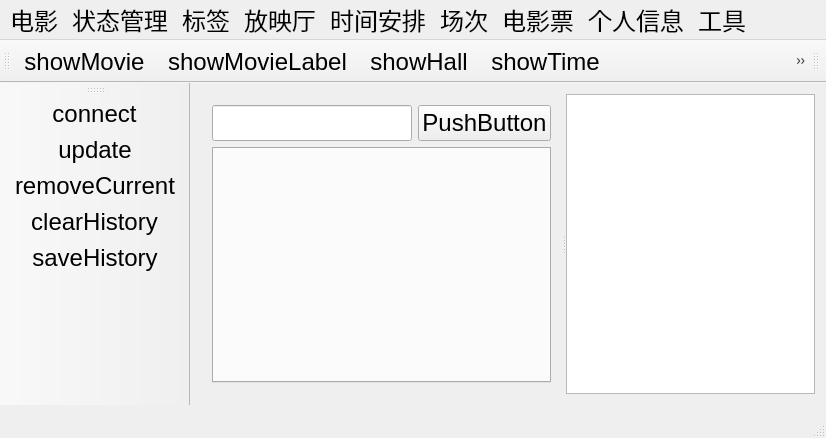
<?xml version="1.0" encoding="UTF-8"?>
<ui version="4.0">
 <class>AdminMainWindow</class>
 <widget class="QMainWindow" name="AdminMainWindow">
  <property name="geometry">
   <rect>
    <x>0</x>
    <y>0</y>
    <width>826</width>
    <height>428</height>
   </rect>
  </property>
  <property name="font">
   <font>
    <family>Microsoft YaHei UI</family>
    <pointsize>18</pointsize>
   </font>
  </property>
  <property name="windowTitle">
   <string>AdminMainWindow</string>
  </property>
  <property name="windowIcon">
   <iconset resource="icon.qrc">
    <normaloff>:/IconResource/lightning.png</normaloff>:/IconResource/lightning.png</iconset>
  </property>
  <widget class="QWidget" name="centralWidget">
   <layout class="QGridLayout" name="gridLayout">
    <item row="0" column="0">
     <widget class="QSplitter" name="splitter">
      <property name="orientation">
       <enum>Qt::Horizontal</enum>
      </property>
      <widget class="QWidget" name="gridLayoutWidget">
       <layout class="QGridLayout" name="displayLayout">
        <item row="0" column="0">
         <widget class="QLineEdit" name="ledtDirectory">
          <property name="text">
           <string/>
          </property>
         </widget>
        </item>
        <item row="0" column="1">
         <widget class="QPushButton" name="btnSearch">
          <property name="text">
           <string>PushButton</string>
          </property>
          <property name="icon">
           <iconset resource="icon.qrc">
            <normaloff>:/IconResource/search.png</normaloff>:/IconResource/search.png</iconset>
          </property>
         </widget>
        </item>
        <item row="1" column="0" colspan="2">
         <widget class="QTabWidget" name="tables">
          <property name="cursor">
           <cursorShape>PointingHandCursor</cursorShape>
          </property>
          <property name="tabShape">
           <enum>QTabWidget::Triangular</enum>
          </property>
          <property name="currentIndex">
           <number>-1</number>
          </property>
          <property name="movable">
           <bool>true</bool>
          </property>
         </widget>
        </item>
       </layout>
      </widget>
      <widget class="QPlainTextEdit" name="stateArea">
       <property name="minimumSize">
        <size>
         <width>150</width>
         <height>300</height>
        </size>
       </property>
       <property name="readOnly">
        <bool>true</bool>
       </property>
      </widget>
     </widget>
    </item>
   </layout>
  </widget>
  <widget class="QMenuBar" name="menuBar">
   <property name="geometry">
    <rect>
     <x>0</x>
     <y>0</y>
     <width>826</width>
     <height>26</height>
    </rect>
   </property>
   <widget class="QMenu" name="muMovie">
    <property name="title">
     <string>电影</string>
    </property>
    <addaction name="actShowMovie"/>
    <addaction name="actModifyMovie"/>
    <addaction name="actAddMoive"/>
    <addaction name="actRemoveMovie"/>
   </widget>
   <widget class="QMenu" name="muTicket">
    <property name="title">
     <string>电影票</string>
    </property>
    <addaction name="actShowTicket"/>
    <addaction name="actModifyTicket"/>
    <addaction name="actAddTicket"/>
    <addaction name="actRemoveTicket"/>
   </widget>
   <widget class="QMenu" name="muHall">
    <property name="title">
     <string>放映厅</string>
    </property>
    <addaction name="actShowHall"/>
    <addaction name="actNewHall"/>
    <addaction name="actRemoveHall"/>
    <addaction name="actRepairHall"/>
   </widget>
   <widget class="QMenu" name="muInfo">
    <property name="title">
     <string>个人信息</string>
    </property>
   </widget>
   <widget class="QMenu" name="menu">
    <property name="title">
     <string>场次</string>
    </property>
    <addaction name="actShowStage"/>
    <addaction name="actModifyStage"/>
    <addaction name="actAddStage"/>
    <addaction name="actRemoveStage"/>
   </widget>
   <widget class="QMenu" name="muTool">
    <property name="title">
     <string>工具</string>
    </property>
    <addaction name="actReConnectDB"/>
    <addaction name="actUpdate"/>
    <addaction name="separator"/>
    <addaction name="actClearHistory"/>
    <addaction name="actSaveHistory"/>
   </widget>
   <widget class="QMenu" name="muLabel">
    <property name="title">
     <string>标签</string>
    </property>
    <addaction name="actShowMovieLabel"/>
    <addaction name="actAddMovieLabel"/>
    <addaction name="actRemoveMovieLabel"/>
    <addaction name="separator"/>
    <addaction name="actShowLabel"/>
    <addaction name="actAddLabel"/>
    <addaction name="actRemoveLabel"/>
   </widget>
   <widget class="QMenu" name="menu_2">
    <property name="title">
     <string>时间安排</string>
    </property>
    <addaction name="actShowTime"/>
    <addaction name="actModifyTime"/>
    <addaction name="actAddTime"/>
    <addaction name="actRemoveTime"/>
   </widget>
   <widget class="QMenu" name="muState">
    <property name="title">
     <string>状态管理</string>
    </property>
    <addaction name="actShowPlayState"/>
    <addaction name="actAddPlayState"/>
    <addaction name="actRemovePlayState"/>
    <addaction name="separator"/>
    <addaction name="actShowSellState"/>
    <addaction name="actAddSellState"/>
    <addaction name="actRemoveSellState"/>
   </widget>
   <addaction name="muMovie"/>
   <addaction name="muState"/>
   <addaction name="muLabel"/>
   <addaction name="muHall"/>
   <addaction name="menu_2"/>
   <addaction name="menu"/>
   <addaction name="muTicket"/>
   <addaction name="muInfo"/>
   <addaction name="muTool"/>
  </widget>
  <widget class="QToolBar" name="mainToolBar">
   <attribute name="toolBarArea">
    <enum>TopToolBarArea</enum>
   </attribute>
   <attribute name="toolBarBreak">
    <bool>false</bool>
   </attribute>
   <addaction name="actShowMovie"/>
   <addaction name="actShowMovieLabel"/>
   <addaction name="actShowHall"/>
   <addaction name="actShowTime"/>
   <addaction name="actShowPlayState"/>
   <addaction name="actShowStage"/>
   <addaction name="actShowTicket"/>
  </widget>
  <widget class="QStatusBar" name="statusBar">
   <property name="maximumSize">
    <size>
     <width>16777215</width>
     <height>40</height>
    </size>
   </property>
  </widget>
  <widget class="QToolBar" name="tbVertical">
   <property name="windowTitle">
    <string>toolBar</string>
   </property>
   <attribute name="toolBarArea">
    <enum>LeftToolBarArea</enum>
   </attribute>
   <attribute name="toolBarBreak">
    <bool>false</bool>
   </attribute>
   <addaction name="actReConnectDB"/>
   <addaction name="actUpdate"/>
   <addaction name="actRemoveCurrent"/>
   <addaction name="actClearHistory"/>
   <addaction name="actSaveHistory"/>
  </widget>
  <widget class="QToolBar" name="toolBar">
   <property name="windowTitle">
    <string>toolBar</string>
   </property>
   <attribute name="toolBarArea">
    <enum>TopToolBarArea</enum>
   </attribute>
   <attribute name="toolBarBreak">
    <bool>false</bool>
   </attribute>
  </widget>
  <action name="actReConnectDB">
   <property name="icon">
    <iconset resource="icon.qrc">
     <normaloff>:/IconResource/connect.png</normaloff>:/IconResource/connect.png</iconset>
   </property>
   <property name="text">
    <string>connect</string>
   </property>
   <property name="shortcut">
    <string>Alt+C</string>
   </property>
  </action>
  <action name="actShowMovie">
   <property name="icon">
    <iconset resource="icon.qrc">
     <normaloff>:/IconResource/movie.png</normaloff>:/IconResource/movie.png</iconset>
   </property>
   <property name="text">
    <string>showMovie</string>
   </property>
   <property name="shortcut">
    <string>Alt+M</string>
   </property>
  </action>
  <action name="actShowMovieLabel">
   <property name="icon">
    <iconset resource="icon.qrc">
     <normaloff>:/IconResource/label.png</normaloff>:/IconResource/label.png</iconset>
   </property>
   <property name="text">
    <string>showMovieLabel</string>
   </property>
   <property name="shortcut">
    <string>Alt+L</string>
   </property>
  </action>
  <action name="actShowHall">
   <property name="icon">
    <iconset resource="icon.qrc">
     <normaloff>:/IconResource/hall.png</normaloff>:/IconResource/hall.png</iconset>
   </property>
   <property name="text">
    <string>showHall</string>
   </property>
   <property name="shortcut">
    <string>Alt+H</string>
   </property>
  </action>
  <action name="actClearHistory">
   <property name="icon">
    <iconset resource="icon.qrc">
     <normaloff>:/IconResource/clear.png</normaloff>:/IconResource/clear.png</iconset>
   </property>
   <property name="text">
    <string>clearHistory</string>
   </property>
  </action>
  <action name="actSaveHistory">
   <property name="icon">
    <iconset resource="icon.qrc">
     <normaloff>:/IconResource/save.png</normaloff>:/IconResource/save.png</iconset>
   </property>
   <property name="text">
    <string>saveHistory</string>
   </property>
  </action>
  <action name="actAddMoive">
   <property name="icon">
    <iconset resource="icon.qrc">
     <normaloff>:/IconResource/add.png</normaloff>:/IconResource/add.png</iconset>
   </property>
   <property name="text">
    <string>addMoive</string>
   </property>
  </action>
  <action name="actRemoveMovie">
   <property name="icon">
    <iconset resource="icon.qrc">
     <normaloff>:/IconResource/delete.png</normaloff>:/IconResource/delete.png</iconset>
   </property>
   <property name="text">
    <string>removeMovie</string>
   </property>
  </action>
  <action name="actModifyMovie">
   <property name="icon">
    <iconset resource="icon.qrc">
     <normaloff>:/IconResource/modify.png</normaloff>:/IconResource/modify.png</iconset>
   </property>
   <property name="text">
    <string>modifyMovie</string>
   </property>
  </action>
  <action name="actUpdate">
   <property name="icon">
    <iconset resource="icon.qrc">
     <normaloff>:/IconResource/update.png</normaloff>:/IconResource/update.png</iconset>
   </property>
   <property name="text">
    <string>update</string>
   </property>
  </action>
  <action name="actNewHall">
   <property name="icon">
    <iconset resource="icon.qrc">
     <normaloff>:/IconResource/add.png</normaloff>:/IconResource/add.png</iconset>
   </property>
   <property name="text">
    <string>newHall</string>
   </property>
  </action>
  <action name="actRemoveHall">
   <property name="icon">
    <iconset resource="icon.qrc">
     <normaloff>:/IconResource/delete.png</normaloff>:/IconResource/delete.png</iconset>
   </property>
   <property name="text">
    <string>removeHall</string>
   </property>
  </action>
  <action name="actRepairHall">
   <property name="icon">
    <iconset resource="icon.qrc">
     <normaloff>:/IconResource/modify.png</normaloff>:/IconResource/modify.png</iconset>
   </property>
   <property name="text">
    <string>repairHall</string>
   </property>
  </action>
  <action name="actAddMovieLabel">
   <property name="icon">
    <iconset resource="icon.qrc">
     <normaloff>:/IconResource/add.png</normaloff>:/IconResource/add.png</iconset>
   </property>
   <property name="text">
    <string>addMovieLabel</string>
   </property>
  </action>
  <action name="actRemoveMovieLabel">
   <property name="icon">
    <iconset resource="icon.qrc">
     <normaloff>:/IconResource/delete.png</normaloff>:/IconResource/delete.png</iconset>
   </property>
   <property name="text">
    <string>removeMovieLabel</string>
   </property>
  </action>
  <action name="actShowLabel">
   <property name="icon">
    <iconset resource="icon.qrc">
     <normaloff>:/IconResource/label.png</normaloff>:/IconResource/label.png</iconset>
   </property>
   <property name="text">
    <string>showLabel</string>
   </property>
  </action>
  <action name="actAddLabel">
   <property name="icon">
    <iconset resource="icon.qrc">
     <normaloff>:/IconResource/add.png</normaloff>:/IconResource/add.png</iconset>
   </property>
   <property name="text">
    <string>addLabel</string>
   </property>
  </action>
  <action name="actRemoveLabel">
   <property name="icon">
    <iconset resource="icon.qrc">
     <normaloff>:/IconResource/delete.png</normaloff>:/IconResource/delete.png</iconset>
   </property>
   <property name="text">
    <string>removeLabel</string>
   </property>
  </action>
  <action name="actShowTime">
   <property name="icon">
    <iconset resource="icon.qrc">
     <normaloff>:/IconResource/time.png</normaloff>:/IconResource/time.png</iconset>
   </property>
   <property name="text">
    <string>showTime</string>
   </property>
  </action>
  <action name="actModifyTime">
   <property name="icon">
    <iconset resource="icon.qrc">
     <normaloff>:/IconResource/modify.png</normaloff>:/IconResource/modify.png</iconset>
   </property>
   <property name="text">
    <string>modifyTime</string>
   </property>
  </action>
  <action name="actAddTime">
   <property name="icon">
    <iconset resource="icon.qrc">
     <normaloff>:/IconResource/add.png</normaloff>:/IconResource/add.png</iconset>
   </property>
   <property name="text">
    <string>addTime</string>
   </property>
  </action>
  <action name="actRemoveTime">
   <property name="icon">
    <iconset resource="icon.qrc">
     <normaloff>:/IconResource/delete.png</normaloff>:/IconResource/delete.png</iconset>
   </property>
   <property name="text">
    <string>removeTime</string>
   </property>
  </action>
  <action name="actShowPlayState">
   <property name="icon">
    <iconset resource="icon.qrc">
     <normaloff>:/IconResource/state.png</normaloff>:/IconResource/state.png</iconset>
   </property>
   <property name="text">
    <string>showPlayState</string>
   </property>
  </action>
  <action name="actAddPlayState">
   <property name="icon">
    <iconset resource="icon.qrc">
     <normaloff>:/IconResource/add.png</normaloff>:/IconResource/add.png</iconset>
   </property>
   <property name="text">
    <string>addPlayState</string>
   </property>
  </action>
  <action name="actRemovePlayState">
   <property name="icon">
    <iconset resource="icon.qrc">
     <normaloff>:/IconResource/delete.png</normaloff>:/IconResource/delete.png</iconset>
   </property>
   <property name="text">
    <string>removePlayState</string>
   </property>
  </action>
  <action name="actShowSellState">
   <property name="icon">
    <iconset resource="icon.qrc">
     <normaloff>:/IconResource/state.png</normaloff>:/IconResource/state.png</iconset>
   </property>
   <property name="text">
    <string>showSellState</string>
   </property>
  </action>
  <action name="actAddSellState">
   <property name="icon">
    <iconset resource="icon.qrc">
     <normaloff>:/IconResource/add.png</normaloff>:/IconResource/add.png</iconset>
   </property>
   <property name="text">
    <string>addSellState</string>
   </property>
   <property name="toolTip">
    <string>addSellState</string>
   </property>
  </action>
  <action name="actRemoveSellState">
   <property name="icon">
    <iconset resource="icon.qrc">
     <normaloff>:/IconResource/delete.png</normaloff>:/IconResource/delete.png</iconset>
   </property>
   <property name="text">
    <string>removeSellState</string>
   </property>
   <property name="toolTip">
    <string>removeSellState</string>
   </property>
  </action>
  <action name="actShowStage">
   <property name="icon">
    <iconset resource="icon.qrc">
     <normaloff>:/IconResource/stage.png</normaloff>:/IconResource/stage.png</iconset>
   </property>
   <property name="text">
    <string>showStage</string>
   </property>
  </action>
  <action name="actModifyStage">
   <property name="icon">
    <iconset resource="icon.qrc">
     <normaloff>:/IconResource/modify.png</normaloff>:/IconResource/modify.png</iconset>
   </property>
   <property name="text">
    <string>modifyStage</string>
   </property>
  </action>
  <action name="actAddStage">
   <property name="icon">
    <iconset resource="icon.qrc">
     <normaloff>:/IconResource/add.png</normaloff>:/IconResource/add.png</iconset>
   </property>
   <property name="text">
    <string>addStage</string>
   </property>
  </action>
  <action name="actRemoveStage">
   <property name="icon">
    <iconset resource="icon.qrc">
     <normaloff>:/IconResource/delete.png</normaloff>:/IconResource/delete.png</iconset>
   </property>
   <property name="text">
    <string>removeStage</string>
   </property>
  </action>
  <action name="actShowTicket">
   <property name="icon">
    <iconset resource="icon.qrc">
     <normaloff>:/IconResource/ticket.png</normaloff>:/IconResource/ticket.png</iconset>
   </property>
   <property name="text">
    <string>showTicket</string>
   </property>
  </action>
  <action name="actModifyTicket">
   <property name="icon">
    <iconset resource="icon.qrc">
     <normaloff>:/IconResource/modify.png</normaloff>:/IconResource/modify.png</iconset>
   </property>
   <property name="text">
    <string>modifyTicket</string>
   </property>
  </action>
  <action name="actAddTicket">
   <property name="icon">
    <iconset resource="icon.qrc">
     <normaloff>:/IconResource/add.png</normaloff>:/IconResource/add.png</iconset>
   </property>
   <property name="text">
    <string>addTicket</string>
   </property>
  </action>
  <action name="actRemoveTicket">
   <property name="icon">
    <iconset resource="icon.qrc">
     <normaloff>:/IconResource/delete.png</normaloff>:/IconResource/delete.png</iconset>
   </property>
   <property name="text">
    <string>removeTicket</string>
   </property>
  </action>
  <action name="actRemoveCurrent">
   <property name="icon">
    <iconset resource="icon.qrc">
     <normaloff>:/IconResource/delete.png</normaloff>:/IconResource/delete.png</iconset>
   </property>
   <property name="text">
    <string>removeCurrent</string>
   </property>
  </action>
 </widget>
 <layoutdefault spacing="6" margin="11"/>
 <resources>
  <include location="icon.qrc"/>
 </resources>
 <connections/>
</ui>
